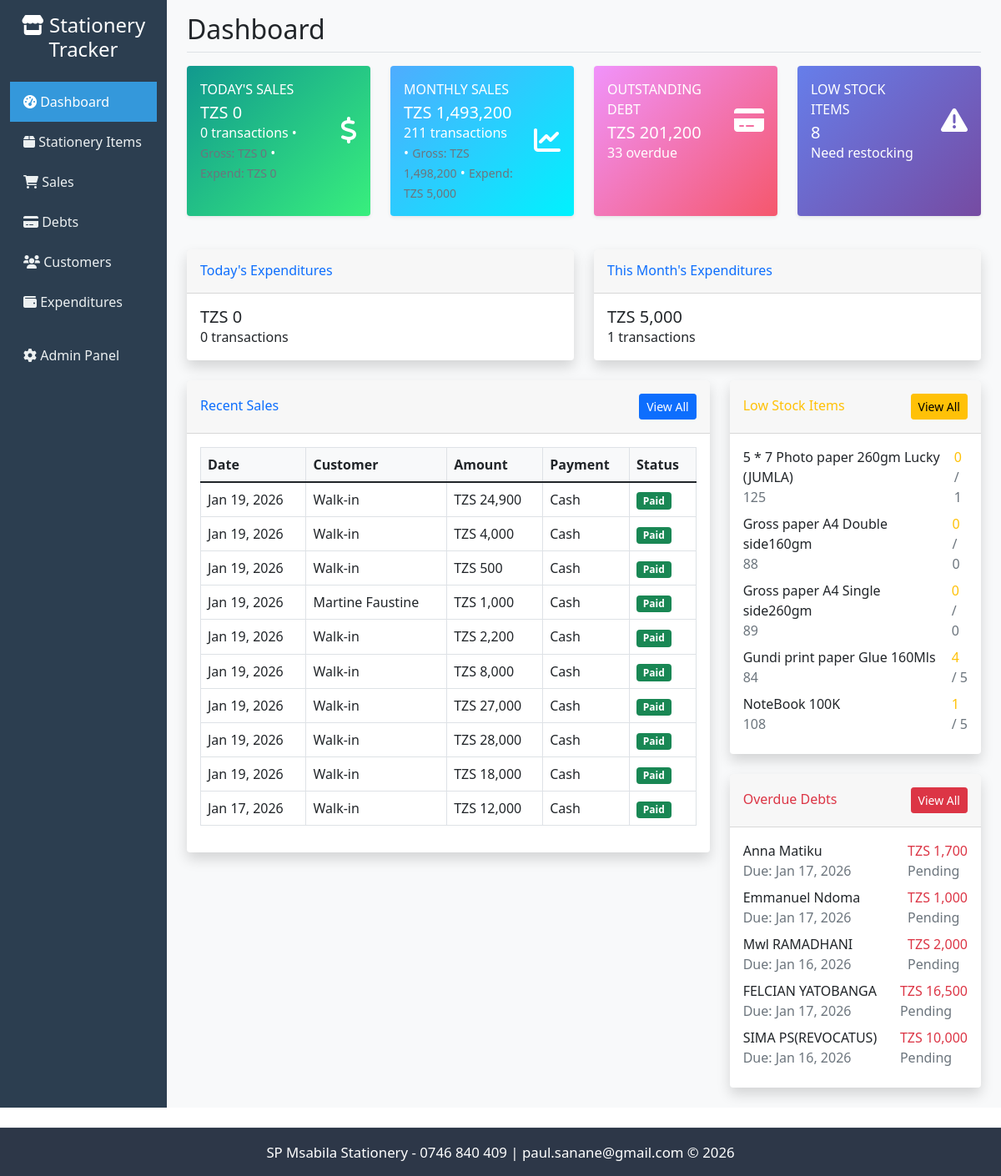
The page / on the database its author committed.
### tracker/models.py (models this page shows, shortened)
class Sale(models.Model):
    PAYMENT_CHOICES = [
        ('cash', 'Cash'),
        ('card', 'Card'),
        ('bank_transfer', 'Bank Transfer'),
        ('credit', 'Credit'),
    ]
    customer = models.ForeignKey(Customer, on_delete=models.SET_NULL, null=True, blank=True)
    sale_date = models.DateTimeField(auto_now_add=True)
    total_amount = models.DecimalField(max_digits=10, decimal_places=2, default=0.00, validators=[MinValueValidator(Decimal('0.00'))])
    payment_method = models.CharField(max_length=20, choices=PAYMENT_CHOICES, default='cash')
    is_paid = models.BooleanField(default=True)
    notes = models.TextField(blank=True)
    created_by = models.ForeignKey(User, on_delete=models.SET_NULL, null=True)
    class Meta:
        ordering = ['-sale_date']

class Customer(models.Model):
    name = models.CharField(max_length=200)
    email = models.EmailField(blank=True)
    phone = models.CharField(max_length=20, blank=True)
    address = models.TextField(blank=True)
    created_at = models.DateTimeField(auto_now_add=True)
    is_active = models.BooleanField(default=True)
    class Meta:
        ordering = ['name']

class StationeryItem(models.Model):
    name = models.CharField(max_length=200)
    description = models.TextField(blank=True)
    category = models.ForeignKey(Category, on_delete=models.CASCADE, related_name='items')
    sku = models.CharField(max_length=50, unique=True, help_text="Stock Keeping Unit")
    unit_price = models.DecimalField(max_digits=10, decimal_places=2, validators=[MinValueValidator(Decimal('0.01'))])
    cost_price = models.DecimalField(max_digits=10, decimal_places=2, validators=[MinValueValidator(Decimal('0.01'))])
    stock_quantity = models.PositiveIntegerField(default=0)
    minimum_stock = models.PositiveIntegerField(default=0, help_text="Minimum stock level before reorder")
    supplier = models.CharField(max_length=200, blank=True)
    created_at = models.DateTimeField(auto_now_add=True)
    updated_at = models.DateTimeField(auto_now=True)
    is_active = models.BooleanField(default=True)
    class Meta:
        ordering = ['name']

class Debt(models.Model):
    STATUS_CHOICES = [
        ('pending', 'Pending'),
        ('partial', 'Partially Paid'),
        ('paid', 'Paid'),
        ('overdue', 'Overdue'),
    ]
    customer = models.ForeignKey(Customer, on_delete=models.CASCADE, related_name='debts')
    sale = models.ForeignKey(Sale, on_delete=models.CASCADE, related_name='debts', null=True, blank=True)
    item = models.ForeignKey(StationeryItem, on_delete=models.PROTECT, related_name='debts')
    quantity = models.PositiveIntegerField(default=1)
    amount = models.DecimalField(max_digits=10, decimal_places=2, validators=[MinValueValidator(Decimal('0.01'))])
    paid_amount = models.DecimalField(max_digits=10, decimal_places=2, default=0)
    due_date = models.DateField()
    status = models.CharField(max_length=20, choices=STATUS_CHOICES, default='pending')
    description = models.TextField(blank=True)
    created_at = models.DateTimeField(auto_now_add=True)
    updated_at = models.DateTimeField(auto_now=True)
    class Meta:
        ordering = ['-created_at']
    @property
    def remaining_amount(self):
        return self.amount - self.paid_amount

### tracker/views.py (the view)
# urls.py: path('', views.dashboard, name='dashboard'),
def dashboard(request):
    recent_sales = Sale.objects.select_related('customer').filter(is_paid=True).order_by('-sale_date')[:10]
    low_stock_items = StationeryItem.objects.filter(
        stock_quantity__lte=models.F('minimum_stock'),
        is_active=True
    )
    overdue_debts = Debt.objects.filter(
        due_date__lt=timezone.now().date(),
        status__in=['pending', 'partial']
    ).select_related('customer')
    now_local = timezone.localtime(timezone.now())
    today_start = now_local.replace(hour=0, minute=0, second=0, microsecond=0)
    today_end = today_start + timedelta(days=1)
    today_sales = Sale.objects.filter(sale_date__gte=today_start, sale_date__lt=today_end, is_paid=True).aggregate(
        total_sales=Sum('total_amount'),
        count_sales=Count('id')
    )
    exp_today = Expenditure.objects.filter(expense_date__gte=today_start, expense_date__lt=today_end).aggregate(
        total=Sum('amount'), count=Count('id')
    )
    today_total = today_sales.get('total_sales') or 0
    today_exp = exp_today.get('total') or 0
    net_today_sales = today_total - today_exp
    month_start = today_start.replace(day=1)
    next_month = (month_start + timedelta(days=32)).replace(day=1)
    monthly_sales = Sale.objects.filter(sale_date__gte=month_start, sale_date__lt=next_month, is_paid=True).aggregate(
        total_sales=Sum('total_amount'),
        count_sales=Count('id')
    )
    exp_month = Expenditure.objects.filter(expense_date__gte=month_start, expense_date__lt=next_month).aggregate(
        total=Sum('amount'), count=Count('id')
    )
    month_total = monthly_sales.get('total_sales') or 0
    month_exp = exp_month.get('total') or 0
    net_monthly_sales = month_total - month_exp
    total_debt = Debt.objects.filter(status__in=['pending', 'partial']).aggregate(
        total=Sum('amount') - Sum('paid_amount')
    )['total'] or 0
    context = {
        'recent_sales': recent_sales,
        'low_stock_items': low_stock_items,
        'overdue_debts': overdue_debts,
        'today_sales': today_sales,
        'monthly_sales': monthly_sales,
        'total_debt': total_debt,
        'exp_today': exp_today,
        'exp_month': exp_month,
        'net_today_sales': net_today_sales,
        'net_monthly_sales': net_monthly_sales,
    }
    return render(request, 'tracker/dashboard.html', context)

### templates/tracker/dashboard.html
{% extends 'base.html' %}
{% load humanize tz %}
{% block page_title %}Dashboard{% endblock %}
{% block content %}
<div class="row">
    <div class="col-xl-3 col-md-6 mb-4">
        <div class="card stat-card success h-100">
            <div class="card-body">
                <div class="row no-gutters align-items-center">
                    <div class="col mr-2">
                        <div class="text-xs font-weight-bold text-uppercase mb-1">Today's Sales</div>
                        <div class="h5 mb-0 font-weight-bold">TZS {{ net_today_sales|default:0|floatformat:0|intcomma }}</div>
                        <div class="text-xs">{{ today_sales.count_sales|default:0|intcomma }} transactions • <small class="text-muted">Gross: TZS {{ today_sales.total_sales|default:0|floatformat:0|intcomma }}</small> • <small class="text-muted">Expend: TZS {{ exp_today.total|default:0|floatformat:0|intcomma }}</small></div>
                    </div>
                    <div class="col-auto">
                        <i class="fas fa-dollar-sign fa-2x"></i>
                    </div>
                </div>
            </div>
        </div>
    </div>
    <div class="col-xl-3 col-md-6 mb-4">
        <div class="card stat-card info h-100">
            <div class="card-body">
                <div class="row no-gutters align-items-center">
                    <div class="col mr-2">
                        <div class="text-xs font-weight-bold text-uppercase mb-1">Monthly Sales</div>
                        <div class="h5 mb-0 font-weight-bold">TZS {{ net_monthly_sales|default:0|floatformat:0|intcomma }}</div>
                        <div class="text-xs">{{ monthly_sales.count_sales|default:0|intcomma }} transactions • <small class="text-muted">Gross: TZS {{ monthly_sales.total_sales|default:0|floatformat:0|intcomma }}</small> • <small class="text-muted">Expend: TZS {{ exp_month.total|default:0|floatformat:0|intcomma }}</small></div>
                    </div>
                    <div class="col-auto">
                        <i class="fas fa-chart-line fa-2x"></i>
                    </div>
                </div>
            </div>
        </div>
    </div>
    <div class="col-xl-3 col-md-6 mb-4">
        <div class="card stat-card warning h-100">
            <div class="card-body">
                <div class="row no-gutters align-items-center">
                    <div class="col mr-2">
                        <div class="text-xs font-weight-bold text-uppercase mb-1">Outstanding Debt</div>
                        <div class="h5 mb-0 font-weight-bold">TZS {{ total_debt|floatformat:0|intcomma }}</div>
                        <div class="text-xs">{{ overdue_debts.count }} overdue</div>
                    </div>
                    <div class="col-auto">
                        <i class="fas fa-credit-card fa-2x"></i>
                    </div>
                </div>
            </div>
        </div>
    </div>
    <div class="col-xl-3 col-md-6 mb-4">
        <div class="card stat-card h-100">
            <div class="card-body">
                <div class="row no-gutters align-items-center">
                    <div class="col mr-2">
                        <div class="text-xs font-weight-bold text-uppercase mb-1">Low Stock Items</div>
                        <div class="h5 mb-0 font-weight-bold">{{ low_stock_items.count|intcomma }}</div>
                        <div class="text-xs">Need restocking</div>
                    </div>
                    <div class="col-auto">
                        <i class="fas fa-exclamation-triangle fa-2x"></i>
                    </div>
                </div>
            </div>
        </div>
    </div>
</div>
<div class="row mt-3">
    <div class="col-md-6">
        <div class="card shadow mb-4">
            <div class="card-header py-3 d-flex flex-row align-items-center justify-content-between">
                <h6 class="m-0 font-weight-bold text-primary">Today's Expenditures</h6>
            </div>
            <div class="card-body">
                <div class="h5 mb-0 font-weight-bold">TZS {{ exp_today.total|default:0|floatformat:0|intcomma }}</div>
                <div class="text-xs">{{ exp_today.count|default:0 }} transactions</div>
            </div>
        </div>
    </div>
    <div class="col-md-6">
        <div class="card shadow mb-4">
            <div class="card-header py-3 d-flex flex-row align-items-center justify-content-between">
                <h6 class="m-0 font-weight-bold text-primary">This Month's Expenditures</h6>
            </div>
            <div class="card-body">
                <div class="h5 mb-0 font-weight-bold">TZS {{ exp_month.total|default:0|floatformat:0|intcomma }}</div>
                <div class="text-xs">{{ exp_month.count|default:0 }} transactions</div>
            </div>
        </div>
    </div>
</div>
<div class="row">
    <div class="col-xl-8 col-lg-7">
        <div class="card shadow mb-4">
            <div class="card-header py-3 d-flex flex-row align-items-center justify-content-between">
                <h6 class="m-0 font-weight-bold text-primary">Recent Sales</h6>
                <a href="{% url 'sales_list' %}" class="btn btn-sm btn-primary">View All</a>
            </div>
            <div class="card-body">
                {% if recent_sales %}
                    <div class="table-responsive">
                        <table class="table table-bordered" width="100%" cellspacing="0">
                            <thead>
                                <tr>
                                    <th>Date</th>
                                    <th>Customer</th>
                                    <th>Amount</th>
                                    <th>Payment</th>
                                    <th>Status</th>
                                </tr>
                            </thead>
                            <tbody>
                                {% for sale in recent_sales %}
                                <tr>
                                    <td>{{ sale.sale_date|localtime|date:"M d, Y" }}</td>
                                    <td>{{ sale.customer.name|default:"Walk-in" }}</td>
                                    <td>TZS {{ sale.total_amount|floatformat:0|intcomma }}</td>
                                    <td>{{ sale.get_payment_method_display }}</td>
                                    <td>
                                        {% if sale.is_paid %}
                                            <span class="badge bg-success">Paid</span>
                                        {% else %}
                                            <span class="badge bg-warning">Unpaid</span>
                                        {% endif %}
                                    </td>
                                </tr>
                                {% endfor %}
                            </tbody>
                        </table>
                    </div>
                {% else %}
                    <p class="text-muted">No recent sales found.</p>
                {% endif %}
            </div>
        </div>
    </div>
    <div class="col-xl-4 col-lg-5">
        <div class="card shadow mb-4">
            <div class="card-header py-3 d-flex flex-row align-items-center justify-content-between">
                <h6 class="m-0 font-weight-bold text-warning">Low Stock Items</h6>
                <a href="{% url 'stationery_list' %}" class="btn btn-sm btn-warning">View All</a>
            </div>
            <div class="card-body">
                {% if low_stock_items %}
                    {% for item in low_stock_items|slice:":5" %}
                    <div class="d-flex align-items-center mb-2">
                        <div class="flex-grow-1">
                            <div class="text-sm font-weight-bold">{{ item.name }}</div>
                            <div class="text-xs text-muted">{{ item.sku }}</div>
                        </div>
                        <div class="text-right">
                            <div class="text-sm font-weight-bold text-warning">{{ item.stock_quantity|intcomma }}</div>
                            <div class="text-xs text-muted">/ {{ item.minimum_stock|intcomma }}</div>
                        </div>
                    </div>
                    {% endfor %}
                {% else %}
                    <p class="text-muted">All items are well stocked!</p>
                {% endif %}
            </div>
        </div>
        <div class="card shadow mb-4">
            <div class="card-header py-3 d-flex flex-row align-items-center justify-content-between">
                <h6 class="m-0 font-weight-bold text-danger">Overdue Debts</h6>
                <a href="{% url 'debts_list' %}?overdue=1" class="btn btn-sm btn-danger">View All</a>
            </div>
            <div class="card-body">
                {% if overdue_debts %}
                    {% for debt in overdue_debts|slice:":5" %}
                    <div class="d-flex align-items-center mb-2">
                        <div class="flex-grow-1">
                            <div class="text-sm font-weight-bold">{{ debt.customer.name }}</div>
                            <div class="text-xs text-muted">Due: {{ debt.due_date|date:"M d, Y" }}</div>
                        </div>
                        <div class="text-right">
                            <div class="text-sm font-weight-bold text-danger">TZS {{ debt.remaining_amount|floatformat:0|intcomma }}</div>
                            <div class="text-xs text-muted">{{ debt.get_status_display }}</div>
                        </div>
                    </div>
                    {% endfor %}
                {% else %}
                    <p class="text-muted">No overdue debts!</p>
                {% endif %}
            </div>
        </div>
    </div>
</div>
{% endblock %}

### static/custom.css (style rules this page uses)
.stat-card { transition: transform 0.2s ease-in-out; }
.badge { font-size: 0.75em; }

### templates/base.html (style rules this page uses)
.card { border: none; box-shadow: 0 0.125rem 0.25rem rgba(0, 0, 0, 0.075); }
.stat-card { background: linear-gradient(135deg, #667eea 0%, #764ba2 100%); color: white; }
.stat-card.success { background: linear-gradient(135deg, #11998e 0%, #38ef7d 100%); }
.stat-card.warning { background: linear-gradient(135deg, #f093fb 0%, #f5576c 100%); }
.stat-card.info { background: linear-gradient(135deg, #4facfe 0%, #00f2fe 100%); }
.table th { background-color: #f8f9fa; border-top: none; }
.badge { font-size: 0.75em; }

### rows shown on the page
Sale: sale_date "Jan 19, 2026", customer.name "Walk-in", total_amount "24,900", payment_method "Cash", is_paid "Paid"
Sale: sale_date "Jan 19, 2026", customer.name "Walk-in", total_amount "4,000", payment_method "Cash", is_paid "Paid"
Sale: sale_date "Jan 19, 2026", customer.name "Walk-in", total_amount "500", payment_method "Cash", is_paid "Paid"
Sale: sale_date "Jan 19, 2026", customer.name "Martine Faustine", total_amount "1,000", payment_method "Cash", is_paid "Paid"
Sale: sale_date "Jan 19, 2026", customer.name "Walk-in", total_amount "2,200", payment_method "Cash", is_paid "Paid"
Sale: sale_date "Jan 19, 2026", customer.name "Walk-in", total_amount "8,000", payment_method "Cash", is_paid "Paid"
Sale: sale_date "Jan 19, 2026", customer.name "Walk-in", total_amount "27,000", payment_method "Cash", is_paid "Paid"
Sale: sale_date "Jan 19, 2026", customer.name "Walk-in", total_amount "28,000", payment_method "Cash", is_paid "Paid"
Sale: sale_date "Jan 19, 2026", customer.name "Walk-in", total_amount "18,000", payment_method "Cash", is_paid "Paid"
Sale: sale_date "Jan 17, 2026", customer.name "Walk-in", total_amount "12,000", payment_method "Cash", is_paid "Paid"
StationeryItem: name "5 * 7 Photo paper 260gm Lucky (JUMLA)", sku "125", stock_quantity "0", minimum_stock "1"
StationeryItem: name "Gross paper A4 Double side160gm", sku "88", stock_quantity "0", minimum_stock "0"
StationeryItem: name "Gross paper A4 Single side260gm", sku "89", stock_quantity "0", minimum_stock "0"
StationeryItem: name "Gundi print paper Glue 160Mls", sku "84", stock_quantity "4", minimum_stock "5"
StationeryItem: name "NoteBook 100K", sku "108", stock_quantity "1", minimum_stock "5"
Debt: customer.name "Anna Matiku", due_date "Jan 17, 2026", remaining_amount "1,700", status "Pending"
Debt: customer.name "Emmanuel Ndoma", due_date "Jan 17, 2026", remaining_amount "1,000", status "Pending"
Debt: customer.name "Mwl RAMADHANI", due_date "Jan 16, 2026", remaining_amount "2,000", status "Pending"
Debt: customer.name "FELCIAN YATOBANGA", due_date "Jan 17, 2026", remaining_amount "16,500", status "Pending"
Debt: customer.name "SIMA PS(REVOCATUS)", due_date "Jan 16, 2026", remaining_amount "10,000", status "Pending"

### other values the page prints
{{ net_today_sales|default:0|floatformat:0|intcomma }} "0"
{{ today_sales.count_sales|default:0|intcomma }} "0"
{{ today_sales.total_sales|default:0|floatformat:0|intcomma }} "0"
{{ exp_today.total|default:0|floatformat:0|intcomma }} "0"
{{ net_monthly_sales|default:0|floatformat:0|intcomma }} "1,493,200"
{{ monthly_sales.count_sales|default:0|intcomma }} "211"
{{ monthly_sales.total_sales|default:0|floatformat:0|intcomma }} "1,498,200"
{{ exp_month.total|default:0|floatformat:0|intcomma }} "5,000"
{{ total_debt|floatformat:0|intcomma }} "201,200"
{{ overdue_debts.count }} "33"
{{ low_stock_items.count|intcomma }} "8"
{{ exp_today.count|default:0 }} "0"
{{ exp_month.count|default:0 }} "1"
